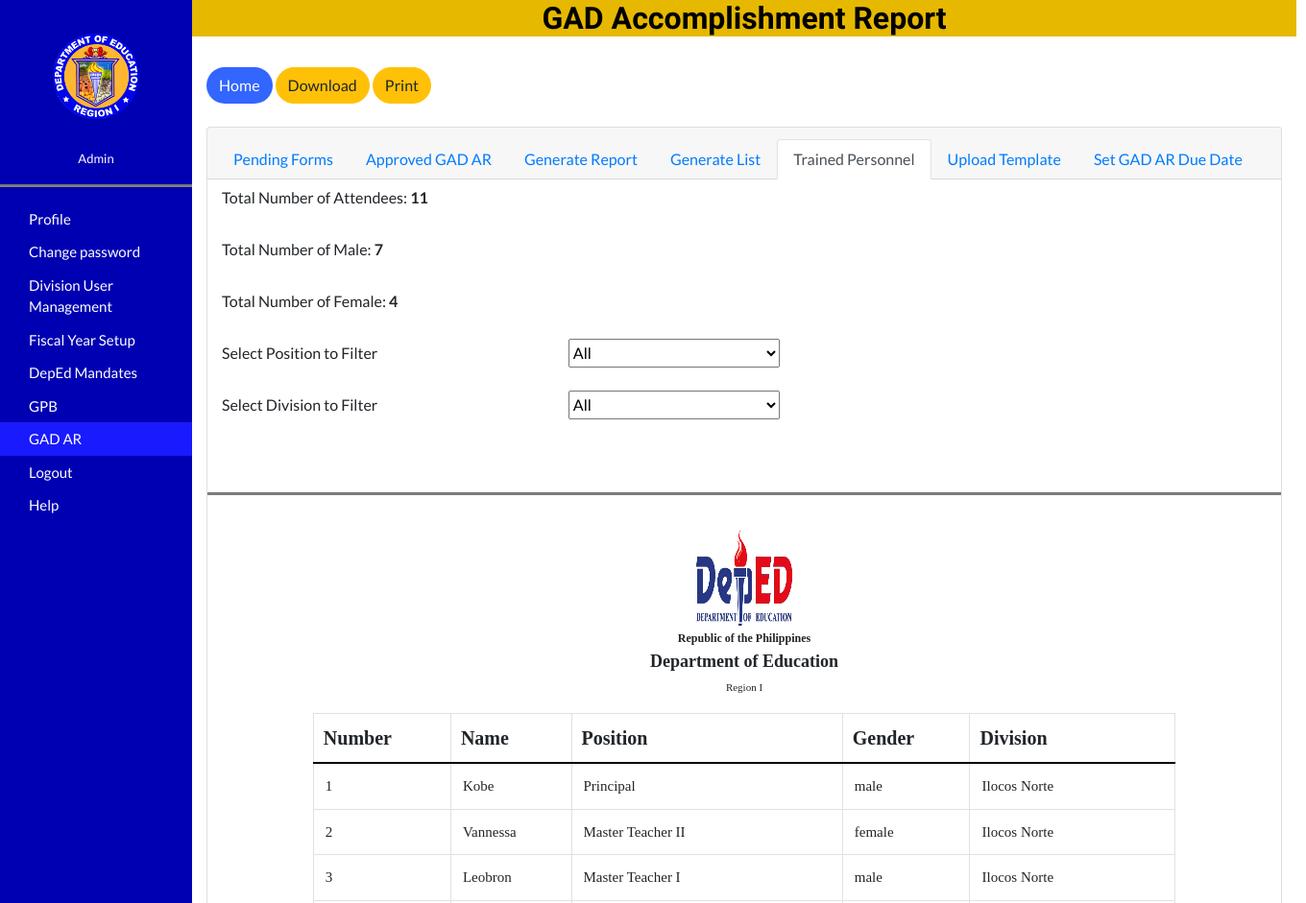
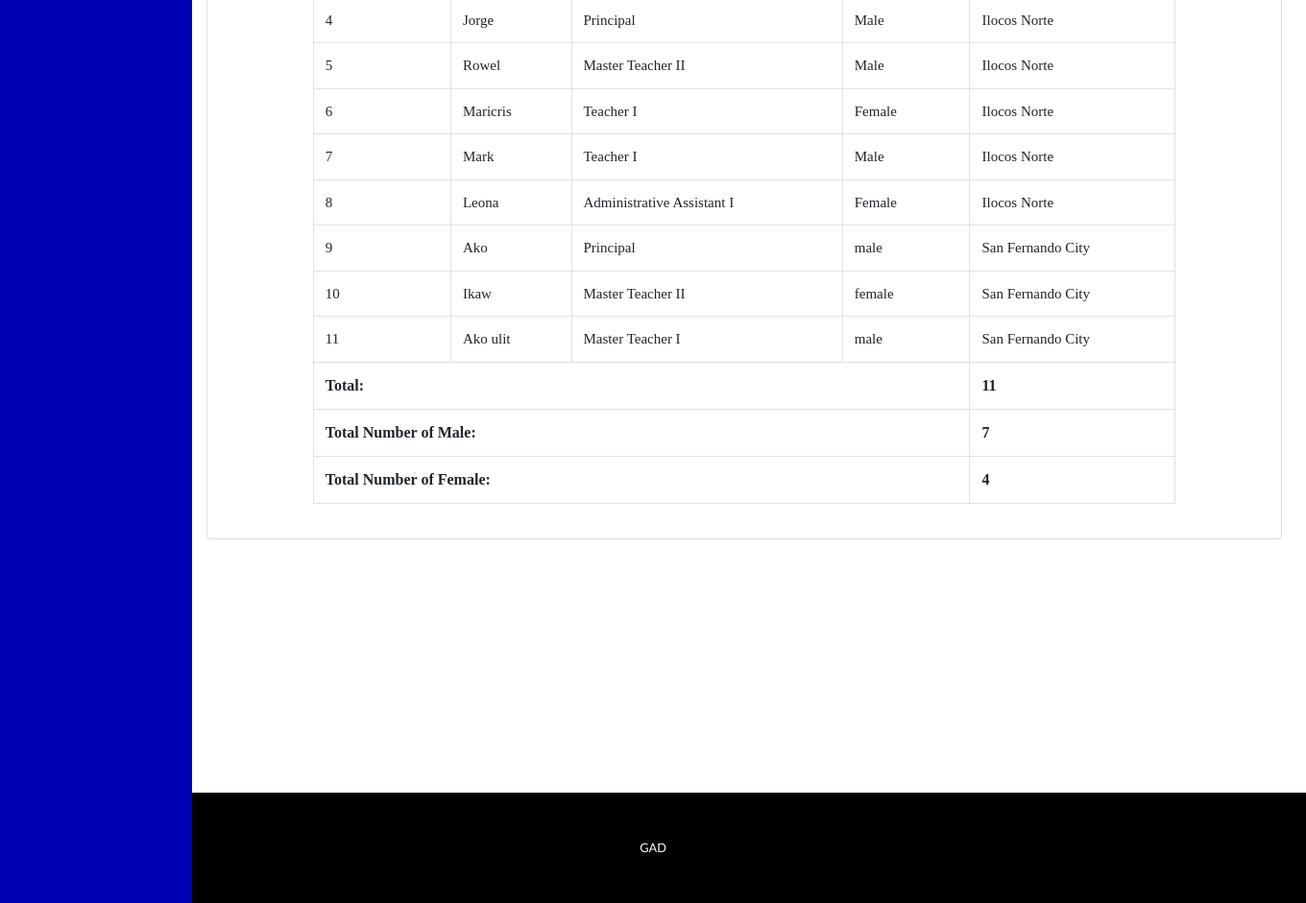
Screenshot of /Regional/viewpersonnels.php (signed in) with the database file from the repository (2 pictures, top to bottom).
### tables this page shows
CREATE TABLE `attendees` (
  `id` int(11) NOT NULL AUTO_INCREMENT,
  `name` varchar(500) DEFAULT NULL,
  `position` varchar(500) DEFAULT NULL,
  `gender` varchar(500) DEFAULT NULL,
  `division` varchar(100) DEFAULT NULL,
  PRIMARY KEY (`id`)
);

### Regional/viewpersonnels.php (the view, shortened to what this page needs)
<?php session_start();
  require('../connect.php');
$query_at = mysqli_query($conn,"SELECT * FROM attendees ORDER BY id");
$query_male = mysqli_query($conn,"SELECT * FROM attendees WHERE gender='Male'");
$query_female = mysqli_query($conn,"SELECT * FROM attendees WHERE gender='Female'");
?>
<!DOCTYPE html>
<html lang="en">
  <head>
    <link href="vendor/bootstrap/css/bootstrap.min.css" rel="stylesheet">
    <link href="css/one-page-wonder.min.css" rel="stylesheet">
  </head>
  <body>
    <div class="container-fluid">
    <div class="row flex-nowrap">
        <div class="sidenav">
          <div class="d-flex justify-content-center">
          <img src="imgreg/01.png" style="max-width:90px;" alt="">
        </div><br>
  <center><p style="color: white; font-size: 13px;"><?php echo $_SESSION['ulvl']; ?></p></center>
  <hr style="height:2px;color:gray;background-color:gray">
  <a data-toggle="modal" href="#editprof" style="font-size: 15px;">Profile</a>
  <a data-toggle="modal" href="#changepassword" style="font-size: 15px;">Change password</a>
  <a href="divisionmanagement.php" style="font-size: 15px;">Division User Management</a>
  <a href="fiscalyear.php" style="font-size: 15px;">Fiscal Year Setup</a>
  <a href="mandates.php" style="font-size: 15px;">DepEd Mandates</a>
  <a href="reggpb.php" style="font-size: 15px;">GPB</a>
  <a href="reggadar.php" class="active" style="font-size: 15px;">GAD AR</a>
  <a data-toggle="modal" href="#logout" style="font-size: 15px;">Logout</a>
  <a href="#" style="font-size: 15px;">Help</a>
</div>
        <div class="main">
 <center><h2 style="color: black; background-color: #e6b800;">GAD Accomplishment Report</h2></center>
 <br>
<div class="container-fluid">
   <a href="regional.php" class="btn rounded-pill" style="background-color: #3366ff; color: white;">Home</a>
    <button class="btn btn-warning rounded-pill" onclick="generatePDF()">Download</button>
    <button class="btn btn-warning rounded-pill">Print</button>
  <br><br>
<div class="d-flex justify-content-center">
    <fieldset>
  <div class="row">
    <div class="container-fluid">
<div class="card" style="width: 70rem;">
  <div class="card-header">
    <ul class="nav nav-tabs card-header-tabs">
      <li class="nav-item">
        <a class="nav-link" href="reggadar.php">Pending Forms</a>
      </li>
      <li class="nav-item">
        <a class="nav-link" href="approvedgad.php">Approved GAD AR</a>
      </li>
       <li class="nav-item">
        <a class="nav-link" href="generateform.php?id=GAD">Generate Report</a>
      </li>
      <li class="nav-item">
        <a class="nav-link" href="generatelist.php?id=GAD">Generate List</a>
      </li>
       <li class="nav-item">
        <a class="nav-link active" aria-current="true">Trained Personnel</a>
      </li>
      <li class="nav-item">
        <a class="nav-link" href="templates.php">Upload Template</a>
      </li>
      <li class="nav-item">
        <a class="nav-link" href="gadardue.php">Set GAD AR Due Date</a>
      </li>
    </ul>
  </div>
    <div class="mb-3">
      <label  class="col-sm-4 col-form-label">Total Number of Attendees: <b><?php echo mysqli_num_rows($query_at); ?></b></label>
    </div>
    <div class="mb-3">
      <label  class="col-sm-4 col-form-label">Total Number of Male: <b><?php echo mysqli_num_rows($query_male); ?></b></label>
    </div>
    <div class="mb-3">
      <label  class="col-sm-4 col-form-label">Total Number of Female: <b><?php echo mysqli_num_rows($query_female); ?></b></label>
    </div>
    <div class="mb-3">
      <label  class="col-sm-4 col-form-label">Select Position to Filter</label>
      <select  name="position-1" style="height: 30px; width: 220px;" id="position">
         <option value="All">All</option>
      </select>
    </div>
    <div class="mb-3">
  <label  class="col-sm-4 col-form-label">Select Division to Filter</label>
              <select style="height: 30px; width: 220px;" name="location" id="location" >
                 <option selected>All</option>
              </select>
    </div>
    <div class="mb-3">
      <label  class="col-sm-4 col-form-label" id="view_pos"></label>
    </div>
 <hr style="height:2px;color:gray;background-color:gray">
  <div class="card-body" id="invoice">
<img src="imgreg/deped.png" style="width: 100px; height: 100px; display: block; margin-left: auto; margin-right: auto;">
    <center><p style="font-family: Old English Text MT;"><b><text style="font-size: 12px;">Republic of the Philippines</text><br><text style="font-size: 18px;">Department of Education</text></b><br><text style="font-size: 11px; font-family: Times New Roman;">Region I</text></p>
    <table class="table table-bordered col-sm-10"  id="table_gad">
        <tr>
            <th style='padding: 10px; border-bottom: 2px solid black; font-size: 20px;' class="fonts-fam">Number</th>
            <th style='padding: 10px; border-bottom: 2px solid black; font-size: 20px;' class="fonts-fam">Name</th>
            <th style='padding: 10px; border-bottom: 2px solid black; font-size: 20px;' class="fonts-fam">Position</th>
            <th style='padding: 10px; border-bottom: 2px solid black; font-size: 20px;' class="fonts-fam">Gender</th>
            <th style='padding: 10px; border-bottom: 2px solid black; font-size: 20px;' class="fonts-fam">Division</th>
          </tr>
          <?php
            $count=1;
            while($row = mysqli_fetch_assoc($query_at)){
              echo "<tr>";
              echo "<td style='font-size: 15px' class='fonts-fam'>".$count."</td>";
              echo "<td style='font-size: 15px' class='fonts-fam'>".$row['name']."</td>";
              echo "<td style='font-size: 15px' class='fonts-fam'>".$row['position']."</td>";
              echo "<td style='font-size: 15px' class='fonts-fam'>".$row['gender']."</td>";
              echo "<td style='font-size: 15px' class='fonts-fam'>".$row['division']."</td>";
              echo "</tr>";
              $count++;
            }
          ?>
          <tr>
            <td colspan="4" class="fonts-fam"><b>Total:</b></td>
            <td class="fonts-fam"><b><?php echo mysqli_num_rows($query_at); ?></b></td>
          </tr>
          <tr>
             <td colspan="4" class="fonts-fam"><b>Total Number of Male:</b></td>
             <td class="fonts-fam"><b><?php echo mysqli_num_rows($query_male); ?></b></td>
          </tr>
           <tr>
             <td colspan="4" class="fonts-fam"><b>Total Number of Female:</b></td>
             <td class="fonts-fam"><b><?php echo mysqli_num_rows($query_female); ?></b></td>
          </tr>
      </table></center>
  </div>
  </div>
</div>
   </div>
 </fieldset>
</div>
</div>
</div>
  </div>
   </div>
<br><br><br><br><br><br><br><br><br><br><br>
    <footer class="py-5 bg-black">
      <div class="container">
        <p class="m-0 text-center text-white small">GAD</p>
      </div>
    </footer>
</body>
</html>

### Regional/viewpersonnels.php (style rules this page uses)
.sidenav { height: 100%; width: 200px; position: fixed; z-index: 1; top: 0; left: 0; background-color:#0000b3; overflow-x: hidden; padding-top: 35px; }
.sidenav a { padding: 6px 8px 6px 30px; text-decoration: none; font-size: 18px; color: white; display: block; }
.main { margin-left: 200px; padding: 0px 0px; }
.active { background-color: #1a1aff; color: white; }
.fonts-fam { font-family: Bookman Old Style; }

### rows the page displays
attendees: name "Kobe", position "Principal", gender "male", division "Ilocos Norte"
attendees: name "Vannessa", position "Master Teacher II", gender "female", division "Ilocos Norte"
attendees: name "Leobron", position "Master Teacher I", gender "male", division "Ilocos Norte"
attendees: name "Jorge", position "Principal", gender "Male", division "Ilocos Norte"
attendees: name "Rowel", position "Master Teacher II", gender "Male", division "Ilocos Norte"
attendees: name "Maricris", position "Teacher I", gender "Female", division "Ilocos Norte"
attendees: name "Mark", position "Teacher I", gender "Male", division "Ilocos Norte"
attendees: name "Leona", position "Administrative Assistant I", gender "Female", division "Ilocos Norte"
attendees: name "Ako", position "Principal", gender "male", division "San Fernando City"
attendees: name "Ikaw", position "Master Teacher II", gender "female", division "San Fernando City"
attendees: name "Ako ulit", position "Master Teacher I", gender "male", division "San Fernando City"

### other values shown
$_SESSION['ulvl'] "Admin"
mysqli_num_rows($query_at) "11"
mysqli_num_rows($query_male) "7"
mysqli_num_rows($query_female) "4"
